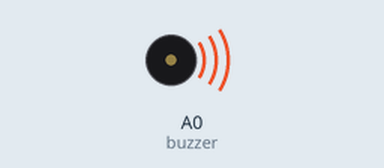
Bench run of a sketch on a simulated Arduino Uno, built with avr-gcc and run on an emulated ATmega328P. Parts: buzzer (waves = sounding).

Above: at 0.75 s.
At 4.3 s:
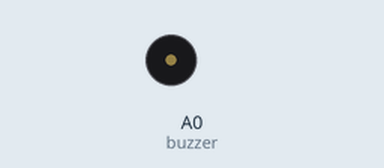
Timing chart, 0 to 6.1 s (numbered marks = the images above):
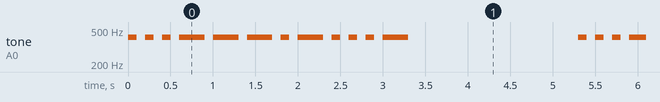

Measured:
- by itself, tone on A0 (buzzer): plays 412 Hz for 0.10 s, 412 Hz for 0.10 s, 412 Hz for 0.10 s, 412 Hz for 0.30 s, 412 Hz for 0.30 s, 412 Hz for 0.30 s … (298 notes in this stretch)

The sketch:

Morse.ino
```cpp
int buzzer = A0;
void setup() {
  Serial.begin(9600);
  pinMode(buzzer,OUTPUT);
}

void loop() {
  //h
  tone(buzzer,412);
  delay(100);
  noTone(buzzer);
  delay(100);

  tone(buzzer,412);
  delay(100);
  noTone(buzzer);
  delay(100);

  tone(buzzer,412);
  delay(100);
  noTone(buzzer);
  delay(100);
  //o
  tone(buzzer,412);
  delay(300);
  noTone(buzzer);
  delay(100);

  tone(buzzer,412);
  delay(300);
  noTone(buzzer);
  delay(100);

  tone(buzzer,412);
  delay(300);
  noTone(buzzer);
  delay(100);
  //l
  tone(buzzer,412);
  delay(100);
  noTone(buzzer);
  delay(100);

  tone(buzzer,412);
  delay(300);
  noTone(buzzer);
  delay(100);

  tone(buzzer,412);
  delay(100);
  noTone(buzzer);
  delay(100);

  tone(buzzer,412);
  delay(100);
  noTone(buzzer);
  delay(100);
  //a
  tone(buzzer,412);
  delay(100);
  noTone(buzzer);
  delay(100);

  tone(buzzer,412);
  delay(300);
  noTone(buzzer);
  delay(2000);
}
```
